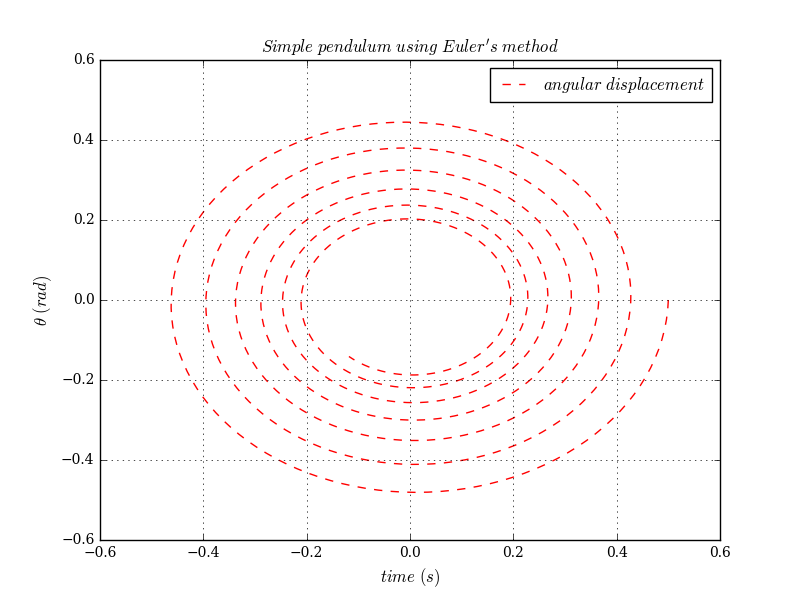

Write the Python code that produced this figure.
#!/usr/bin/env python

import numpy as np
import matplotlib.pyplot as plt

plt.style.use("classic")
plt.rcParams.update(
    {
        "font.family": "serif",
        "font.size": 10,
        "axes.labelsize": 12,
        "axes.titlesize": 12,
        "figure.titlesize": 12,
    }
)


t_ = 40                 # time period
dt = 0.05               # time step
N = int(t_/dt)          # number of steps
t = np.zeros(N+1)       # time vector

theta = np.ones(N+1)    # angular displacement
omega = np.ones(N+1)    # angular velocity

theta[0] = 0.5          # initial value of angular displacement
omega[0] = 0.0          # initial value of angular velocity

for k in range(0, N):
    t[k+1] = t[k] + dt

    theta[k+1] = (theta[k] + dt * omega[k]) / (1 + dt**2)
    omega[k+1] = (omega[k] - dt * theta[k]) / (1 + dt**2) 

figure, ax = plt.subplots()
ax.plot(theta, omega, "r--", label=r"$angular\ displacement$")
ax.set(xlabel=r"$time\ (s)$", ylabel=r"$\theta\ (rad)$")
ax.set_title(r"$Simple\ pendulum\ using\ Euler's\ method$")
ax.grid(True); ax.legend()
plt.savefig("spendulum.png")
